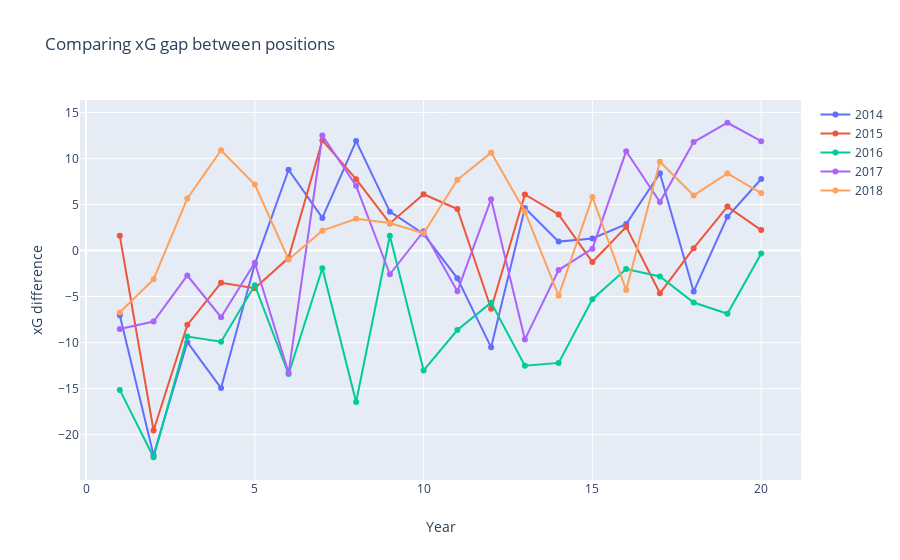

Notebook code for this chart:
### Code cell
py.iplot(fig)

### Figure 1 — Plotly figure (JSON) as saved in the notebook; plotly's stock layout.template omitted (floating-point values rounded to 4 significant figures)
{"data": [{"mode": "lines+markers", "name": "2014", "type": "scatter", "x": [1, 2, 3, 4, 5, 6, 7, 8, 9, 10, 11, 12, 13, 14, 15, 16, 17, 18, 19, 20], "y": [-7.02, -22.23, -9.952, -14.94, -1.473, 8.768, 3.542, 11.89, 4.221, 1.791, -3.021, -10.51, 4.611, 0.9686, 1.302, 2.871, 8.387, -4.44, 3.67, 7.765]}, {"mode": "lines+markers", "name": "2015", "type": "scatter", "x": [1, 2, 3, 4, 5, 6, 7, 8, 9, 10, 11, 12, 13, 14, 15, 16, 17, 18, 19, 20], "y": [1.598, -19.55, -8.073, -3.511, -4.103, -0.7965, 11.97, 7.752, 2.947, 6.112, 4.508, -6.324, 6.092, 3.917, -1.253, 2.568, -4.647, 0.2594, 4.773, 2.222]}, {"mode": "lines+markers", "name": "2016", "type": "scatter", "x": [1, 2, 3, 4, 5, 6, 7, 8, 9, 10, 11, 12, 13, 14, 15, 16, 17, 18, 19, 20], "y": [-15.13, -22.45, -9.341, -9.905, -3.771, -13.42, -1.919, -16.45, 1.601, -13.02, -8.631, -5.66, -12.52, -12.2, -5.285, -2.005, -2.81, -5.645, -6.87, -0.3139]}, {"mode": "lines+markers", "name": "2017", "type": "scatter", "x": [1, 2, 3, 4, 5, 6, 7, 8, 9, 10, 11, 12, 13, 14, 15, 16, 17, 18, 19, 20], "y": [-8.513, -7.71, -2.713, -7.237, -1.331, -13.28, 12.49, 7.029, -2.576, 2.099, -4.41, 5.577, -9.651, -2.12, 0.2022, 10.79, 5.257, 11.78, 13.88, 11.88]}, {"mode": "lines+markers", "name": "2018", "type": "scatter", "x": [1, 2, 3, 4, 5, 6, 7, 8, 9, 10, 11, 12, 13, 14, 15, 16, 17, 18, 19, 20], "y": [-6.72, -3.128, 5.655, 10.88, 7.162, -0.9658, 2.157, 3.441, 2.987, 1.873, 7.677, 10.63, 4.249, -4.911, 5.8, -4.3, 9.642, 5.987, 8.378, 6.233]}], "layout": {"title": {"text": "Comparing xG gap between positions"}, "xaxis": {"title": {"text": "Year"}}, "yaxis": {"title": {"text": "xG difference"}}}}
